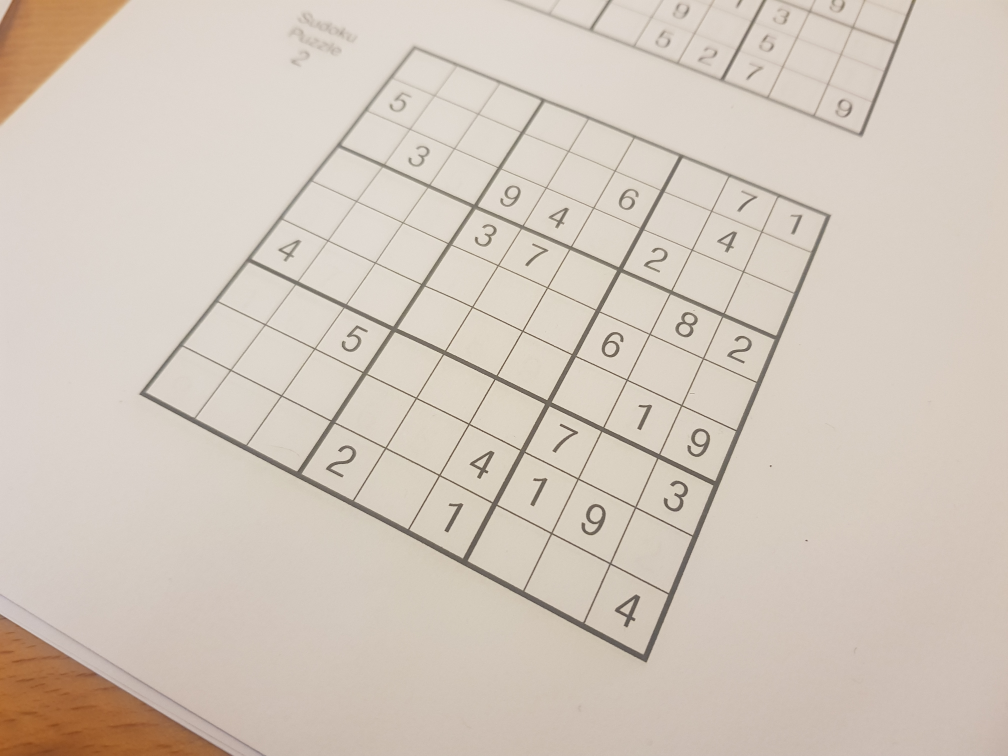
#> input picture pics/puzzles/wild-paper-3.jpg, 4032 x 3024 px (shown at 1/4 size)
$ jupyter execute --allow-errors sudoku-solver.ipynb   (shell and % lines are left out)
#> lines starting #> are read from the running program, lines starting #| are printed output that depends on the picture; after the words box and inside, x2 and y2 are one past the last pixel; in counts of white or black regions, pixels touching at a corner belong together
#> in process_puzzle, image is the input picture: shape (3024, 4032, 3); mean B, G, R 188, 199.5, 210.9
[cell 1]
import sys
sys.version

[cell 2]
import numpy as np
import matplotlib.pyplot as plt
import cv2


##################################
# GRID VALUES EXTRACTION AND OCR #
##################################

def imshow(image, title):
    plt.figure()
    plt.title(title)
    plt.imshow(image)
    plt.axis('off')


def extract_values_from_puzzle(image, dim):
    # resize to ensure our chosen parameters work
#> called with dim = 999
    big_dim = 2 * dim
    if image.shape[0] > image.shape[1]:
        shape = (big_dim, int(big_dim / image.shape[0] * image.shape[1]), image.shape[2])
    else:
        shape = (int(big_dim / image.shape[1] * image.shape[0]), big_dim, image.shape[2])
    resized_image = cv2.resize(image, (shape[1], shape[0]), interpolation=cv2.INTER_LINEAR)
    imshow(resized_image, 'resized image')

    # to grayscale
    gray_image = cv2.cvtColor(resized_image, cv2.COLOR_BGR2GRAY)
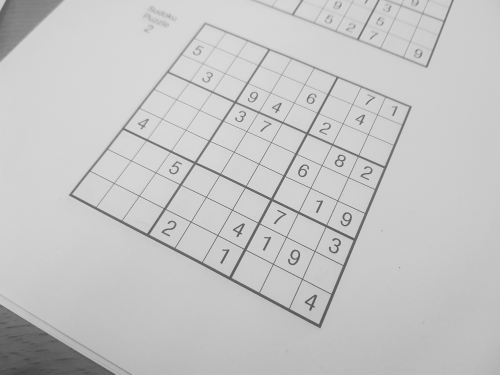
#> gray_image: shape (1498, 1998) (shown at 1/4 size); min 42, max 234, mean 197.2
    imshow(gray_image, 'grayscale')

    # preprocess with low-pass 2d filter before threshold (useful for computer screen photos, where pixel edges are visible)
    blurred_image = cv2.blur(gray_image, (4, 4))
    imshow(blurred_image, 'blurred')

    # use adaptive gaussian threshold to create a binary image
    binary_image = cv2.adaptiveThreshold(blurred_image, 255, cv2.ADAPTIVE_THRESH_GAUSSIAN_C, cv2.THRESH_BINARY, 301, 20)
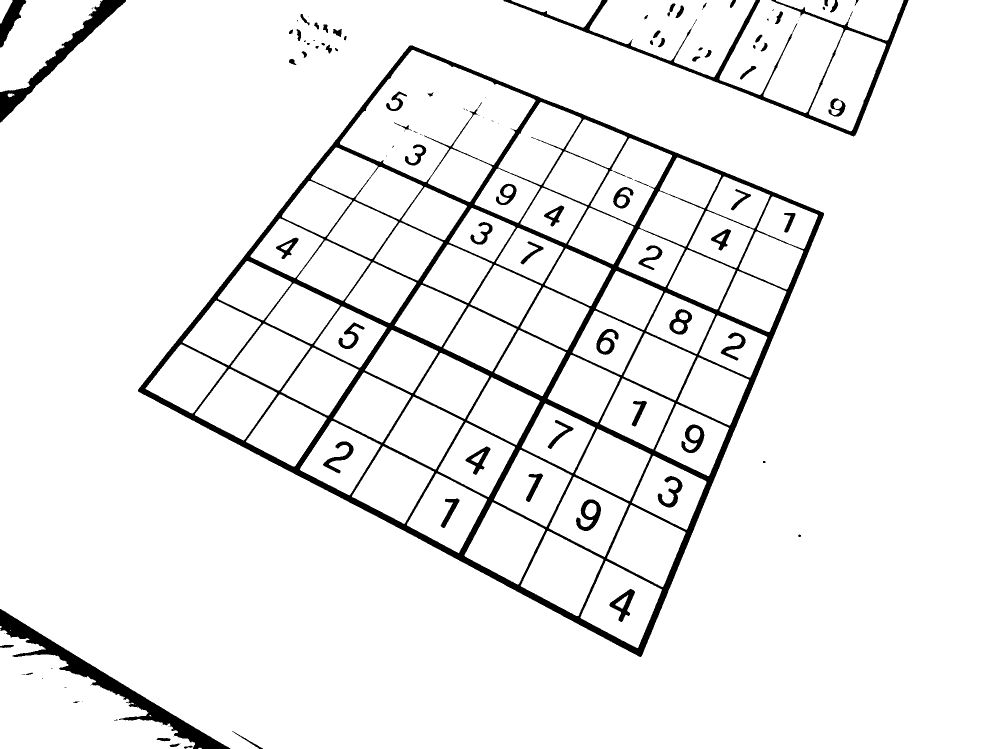
#> binary_image: shape (1498, 1998) (shown at 1/2 size); 94.1% white; 117 black regions (41 under 20 px), largest, box (x1, y1, x2, y2) and area: (276, 91, 1648, 1314) 113876, (0, 1218, 461, 1498) 14694, (1007, 0, 1817, 273) 12383
    # imshow(binary_image, 'binary image')

    # invert binary image
    inverted_image = 255 - binary_image
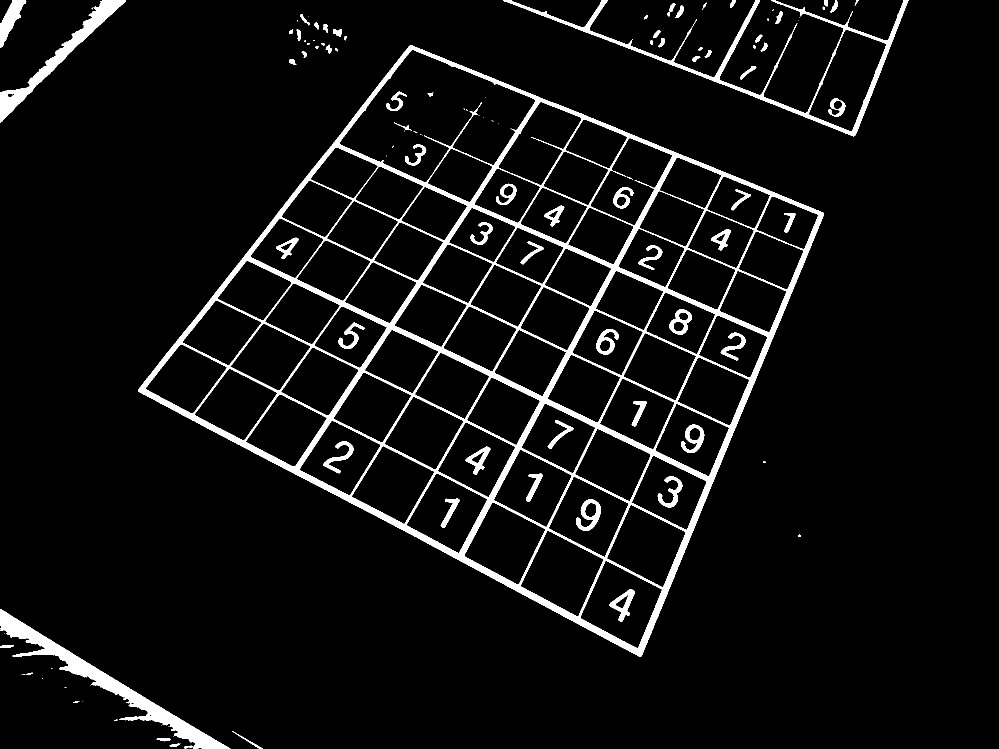
#> inverted_image: shape (1498, 1998) (shown at 1/2 size); 5.9% white; 117 white regions (41 under 20 px)
    imshow(inverted_image, 'inverted binary after adaptive gaussian threshold')

    # extract the largest contour in the image
    contours, _ = cv2.findContours(inverted_image, cv2.RETR_TREE, cv2.CHAIN_APPROX_SIMPLE)
#> contours = 227 contours, 71 with area under 20; largest, box (x1, y1, x2, y2) and area: (276, 91, 1648, 1314) 921794, (679, 99, 1072, 365) 57502, (1007, 0, 1817, 273) 27775, (1617, 59, 1773, 264) 17237, (1160, 1121, 1325, 1297) 16526
    largest_contour = max(contours, key=cv2.contourArea)
#> largest_contour = contour of 2600 points, box (x1, y1, x2, y2) (276, 91, 1648, 1314), area 921794
    picture_with_contours = resized_image.copy()
    cv2.drawContours(picture_with_contours, [largest_contour], -1, (255, 0, 0), 10)

    # extract the largest contour approximation that has four points and edges (the puzzle grid area square)
    epsilon = 0.1 * cv2.arcLength(largest_contour, True)
#> epsilon = 414.6
    approx = cv2.approxPolyDP(largest_contour, epsilon, True)
#> approx = [[819, 91], [276, 782], [1281, 1313], [1647, 426]]
    cv2.drawContours(picture_with_contours, [approx], -1, (0, 255, 0), 10)
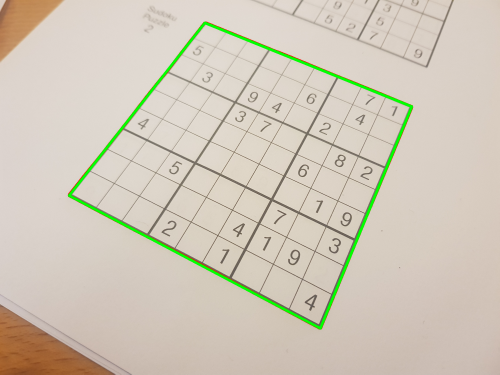
#> picture_with_contours: shape (1498, 1998, 3) (shown at 1/4 size); mean R, G, B 208.5, 200.3, 185.4
    imshow(picture_with_contours, 'puzzle grid detected')
    plt.scatter(approx[:, 0, 0], approx[:, 0, 1], color='b', marker='o')

    # switch point order in case the image is rotated in the 'wrong' direction
    if approx[1, 0, 1] < approx[3, 0, 1]:
        approx = np.array([approx[1, 0, :], approx[2, 0, :], approx[3, 0, :], approx[0, 0, :]])

    # find the homography that transforms the image into a square shape
    target_square_corner_points = np.array([[[0, 0]], [[0, dim - 1]], [[dim - 1, dim - 1]], [[dim - 1, 0]]])
    homo, _ = cv2.findHomography(approx, target_square_corner_points)
#> homo = [[1.03, 0.806, -913.5], [-0.57, 1.41, 338.8], [-2.29e-05, 0.000374, 1]]
    unwarped_image = cv2.warpPerspective(inverted_image, homo, (dim, dim))
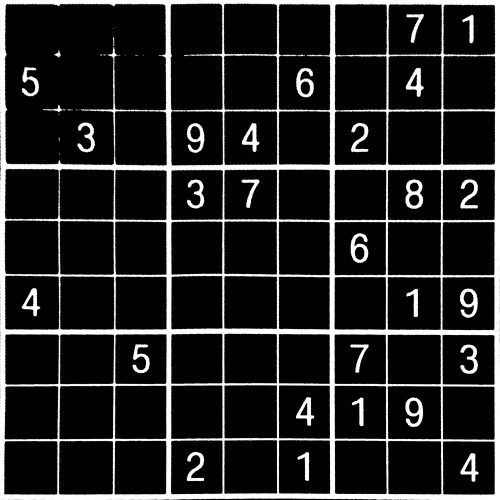
#> unwarped_image: shape (999, 999) (shown at 1/2 size); min 0, max 255, mean 35.5
    imshow(unwarped_image, 'unwarped with points\nthat separate the puzzle grid')

    # find the points that separate the puzzle grid
    points = []
    for i in range(0, dim, int(dim / 9)):
        for ii in range(0, dim, int(dim / 9)):
            points.append([i, ii])
    points = np.array(points)
    plt.scatter(points[:, 0], points[:, 1], color='r', marker='o')

    # cut out individual grid elements (a.k.a. fields)
    edge_cut = 20
    edge_add = 4
    fields = []
    for i in range(0, len(points)):
        field = unwarped_image[points[i, 0] + edge_cut: points[i, 0] + int(dim / 9) - edge_cut,
                points[i, 1] + edge_cut: points[i, 1] + int(dim / 9) - edge_cut]
        # stretch digit to whole surface
        contours, _ = cv2.findContours(field, cv2.RETR_TREE, cv2.CHAIN_APPROX_SIMPLE)
        stretched = np.zeros(field.shape)
        if len(contours):
            largest_contour = max(contours, key=cv2.contourArea)
            if cv2.contourArea(largest_contour) > 100:
                x, y, w, h = cv2.boundingRect(largest_contour)
                small_homo, _ = cv2.findHomography(
                    np.array([[x, y], [x + w - 1, y], [x, y + h - 1], [x + w - 1, y + h - 1]]),
                    np.array([[edge_add, edge_add],
                              [field.shape[0] - edge_add - 1, edge_add],
                              [edge_add, field.shape[1] - edge_add - 1],
                              [field.shape[0] - edge_add - 1, field.shape[1] - edge_add - 1]]))
                stretched_contour = []
                for ii in range(0, len(largest_contour)):
                    dot = np.dot(small_homo, [largest_contour[ii][0][0], largest_contour[ii][0][1], 1])
                    stretched_contour.append([[int(round(dot[0])), int(round(dot[1]))]])
                stretched_contour = np.array(stretched_contour)
                cv2.drawContours(stretched, [stretched_contour], -1, (255, 0, 0), 3)
        fields.append(stretched)
#> this loop made 81 passes
#> (x, y, w, h, small_homo) on passes 8, 9, 10, 15, 17, 20: (15, 7, 36, 60, [[1.77, 0, -22.57], [0, 1.05, -3.36], [0, 0, 1]]), (16, 8, 24, 60, [[2.7, 0, -39.13], [0, 1.05, -4.41], [0, 0, 1]]), (23, 2, 36, 61, [[1.77, 0, -36.74], [0, 1.03, 1.93], [0, 0, 1]]), (16, 4, 37, 61, [[1.72, 0, -23.56], [0, 1.03, -0.133], [0, 0, 1]]), (14, 4, 37, 60, [[1.72, 0, -20.11], [0, 1.05, -0.203], [0, 0, 1]]), (22, 2, 38, 62, [[1.68, 0, -32.86], [0, 1.02, 1.97], [0, 0, 1]])
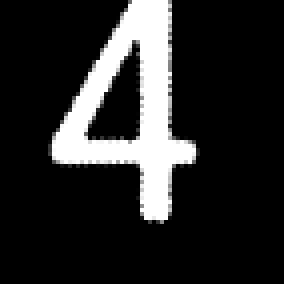
#> field: shape (71, 71) (shown 4 times larger); min 0, max 255, mean 41
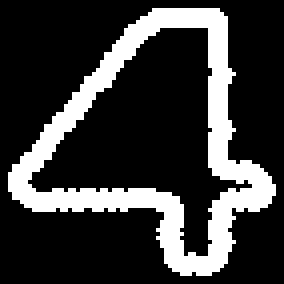
#> stretched: shape (71, 71) float64 (shown 4 times larger); 22% white; 1 white region, box (x1, y1, x2, y2) and area: (2, 2, 69, 69) 1109
#> after the loop, fields = 81 items

    # save fields to .png files (we use these for optical character recognition)
    for i in range(0, len(fields)):
        cv2.imwrite('./pics/fields/' + str(i) + '.png', fields[i] * 255)
#> this loop made 81 passes

    # we manually renamed the field images and saved them into the digits folder
    # we load those nine digits and empty field (zero)
    digits = []
    for i in range(0, 10):
        digit = (cv2.imread('./pics/digits/' + str(i) + '.png', cv2.IMREAD_GRAYSCALE) / 255).astype(int)
        digits.append(digit)

    # homebrew simple optical character recognition
    values = []
    for i in range(0, len(fields)):
        sums = []
        for ii in range(0, len(digits)):
            product = np.multiply(fields[i], digits[ii])
            sums.append(np.sum(product))
        values.append(np.argmax(sums))
    visual_values = np.array(values).reshape((9, 9))
    # print(visual_values)

    # we convert to string for further processing (finding the solution to the puzzle)
    values_as_string = ''.join(map(str, values))
    return resized_image, unwarped_image, visual_values, values_as_string, homo


##################################
#         PUZZLE SOVLING         #
# https://norvig.com/sudoku.html #
##################################

def cross(a, b):
    # cross product of elements in a and elements in b
    return [aa + bb for aa in a for bb in b]


digits = '123456789'
rows = 'ABCDEFGHI'
cols = digits
squares = cross(rows, cols)
unit_list = ([cross(rows, c) for c in cols] +
             [cross(r, cols) for r in rows] +
             [cross(rs, cs) for rs in ('ABC', 'DEF', 'GHI') for cs in ('123', '456', '789')])
units = dict((s, [u for u in unit_list if s in u])
             for s in squares)
peers = dict((s, set(sum(units[s], [])) - {s})
             for s in squares)


# [82 lines left out: functions eliminate, grid_values, assign, parse_grid, display, some and 1 more, not called in this run]


def solve(grid):
    return search(parse_grid(grid))


#######################################
# PROCESS PUZZLE AND PROJECT SOLUTION #
#######################################

def process_puzzle(image):
    # convert to RGB
    rgb = cv2.cvtColor(image, cv2.COLOR_BGR2RGB)

    # extract the grid values (digits) from the image
    dim = 999
    resized_image, unwarped_image, visual_values, values_as_string, homo = extract_values_from_puzzle(rgb, dim)

    # solve the sudoku puzzle
    solved = solve(values_as_string)

    # show the final state of internal structure
    # display(solved)

    # transform solution to array of arrays
    solution = []
    for _, v in solved.items():
        solution.append(v)
    nine_by_nine_solution = np.array(solution).reshape((9, 9))

    # project the final solution onto the original image
    unwarped_image = cv2.cvtColor(unwarped_image, cv2.COLOR_GRAY2RGB)
    mask = np.zeros((unwarped_image.shape[0], unwarped_image.shape[1]), dtype=np.uint8)
    for i in range(0, 9):
        for ii in range(1, 10):
            if visual_values[ii - 1, i] == 0:
                cv2.putText(unwarped_image, str(nine_by_nine_solution[ii - 1, i]),
                            (i * int(dim / 9) + 30, ii * int(dim / 9) - 30),
                            cv2.FONT_HERSHEY_SIMPLEX, 2, (255, 0, 0), 5)
                cv2.putText(mask, str(nine_by_nine_solution[ii - 1, i]),
                            (i * int(dim / 9) + 30, ii * int(dim / 9) - 30),
                            cv2.FONT_HERSHEY_SIMPLEX, 2, (1, 1, 1), 5)
    imshow(unwarped_image, 'unwarped with projected solution')

    inverse_homo = np.linalg.inv(homo)
    big_mask = cv2.warpPerspective(mask, inverse_homo, (resized_image.shape[1], resized_image.shape[0])) * 255
    inverse_mask = cv2.bitwise_not(big_mask)
    deleted_part = cv2.bitwise_and(resized_image, resized_image, mask=inverse_mask)
    big_red = np.zeros(resized_image.shape, dtype=np.uint8)
    big_red[:, :, 0] = big_mask
    final_picture = cv2.add(deleted_part, big_red)
    imshow(final_picture, 'final result with projected solution')


########
# MAIN #
########

# process_puzzle(cv2.imread('./pics/puzzles/ideal.png'))
# process_puzzle(cv2.imread('./pics/puzzles/wild-paper-1.jpg'))
# process_puzzle(cv2.imread('./pics/puzzles/wild-paper-2.jpg'))
#> (the rest of this cell did not finish here and is left out)
